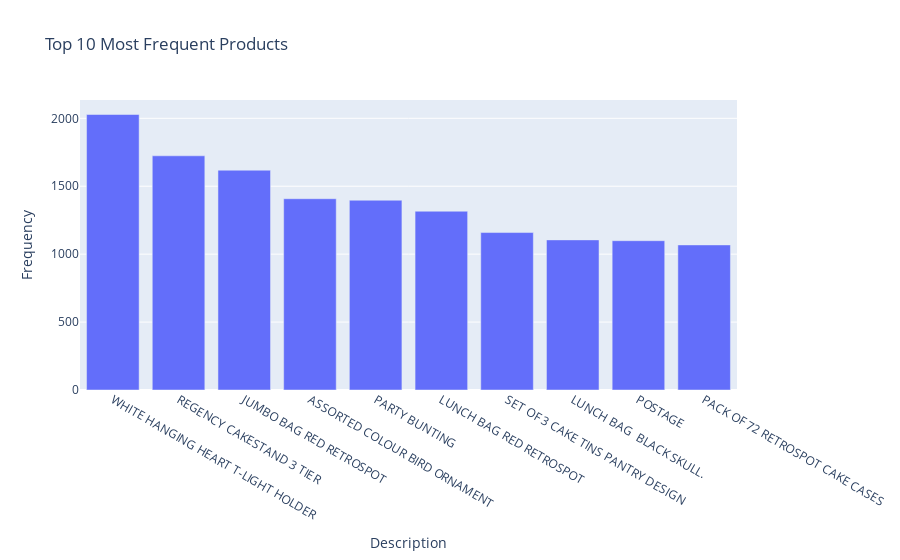

Notebook code cell kept with this figure:
### Markdown cell above
### Advanced Visualization with Plotly:

### Code cell
import plotly.express as px

# Plotly interactive bar chart for top products
fig = px.bar(product_counts, x=product_counts.index, y=product_counts.values, title="Top 10 Most Frequent Products", labels={'x': 'Product', 'y': 'Frequency'})
fig.show()

### Figure 1 — Plotly figure (JSON) as saved in the notebook; plotly's stock layout.template omitted (floating-point values rounded to 4 significant figures)
{"data": [{"hovertemplate": "Description=%{x}<br>Frequency=%{y}<extra></extra>", "legendgroup": "", "marker": {"color": "#636efa", "pattern": {"shape": ""}}, "name": "", "orientation": "v", "showlegend": false, "textposition": "auto", "type": "bar", "x": ["WHITE HANGING HEART T-LIGHT HOLDER", "REGENCY CAKESTAND 3 TIER", "JUMBO BAG RED RETROSPOT", "ASSORTED COLOUR BIRD ORNAMENT", "PARTY BUNTING", "LUNCH BAG RED RETROSPOT", "SET OF 3 CAKE TINS PANTRY DESIGN ", "LUNCH BAG  BLACK SKULL.", "POSTAGE", "PACK OF 72 RETROSPOT CAKE CASES"], "xaxis": "x", "y": [2028, 1724, 1618, 1408, 1397, 1316, 1159, 1105, 1099, 1068], "yaxis": "y"}], "layout": {"barmode": "relative", "legend": {"tracegroupgap": 0}, "title": {"text": "Top 10 Most Frequent Products"}, "xaxis": {"anchor": "y", "domain": [0, 1], "title": {"text": "Description"}}, "yaxis": {"anchor": "x", "domain": [0, 1], "title": {"text": "Frequency"}}}}
